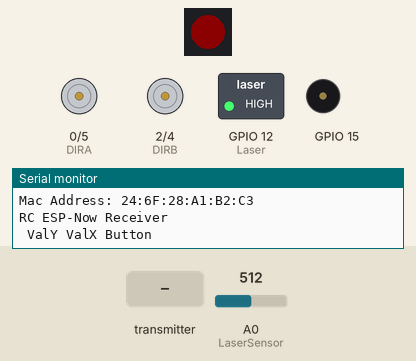
This sketch was run on a simulated ESP8266 (NodeMCU). On the bench: 1 RGB LEDs in strip order, left to right, direction and speed pins drawn as motors (green arrow = direction pin HIGH = forward, orange = LOW = backward, longer = more drive), switched loads named in the sketch (green lamp = pin HIGH), buzzer (waves = sounding), the last lines printed to the serial monitor. Inputs (shaded band) come from the test bench; at power-on: A0 (LaserSensor) = 512. Dim RGB values are drawn brighter than linear; colours are those a GRB WS2812 strip shows for the declared byte order.

Above: at 1.6 s.
1.7 s: A0 (LaserSensor) set to 1007
3.2 s: A0 (LaserSensor) set to 1021
At 4.03 s:
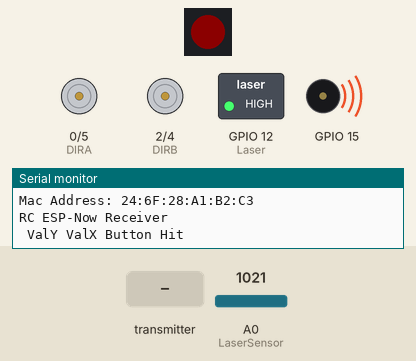
6.2 s: the transmitter starts sending valX = 0
At 9.7 s:
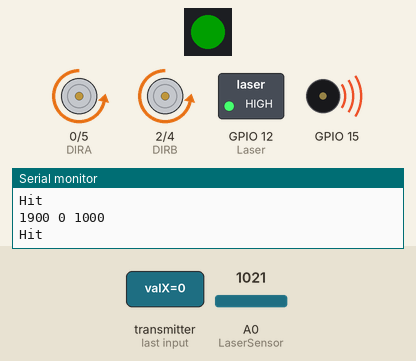
Timing chart, 0 to 29.3 s (numbered marks = the images above; inputs shaded):
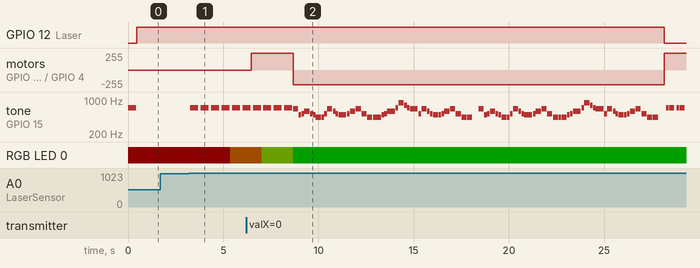

The sketch:

NodeMCUMotorShield_RCCar_Receiver_Laser_BiDir_Photosensor.ino
```cpp
// Visual Micro is in vMicro>General>Tutorial Mode
//
/*
    Name:       NodeMCUMotorShieldTest.ino
    Created:	9/26/2021 9:04:11 PM
    Author:     PAVGAMING\willi

    Board:  NodeMCU 1.0
    Shield:  NodeMCU Motor Shield HW588A

    Wire Motor A to left motor
    Wire Motor B to right motor

    Shield I/O pins are
    Row closest to CPU = Digital
    Middle Row = 3.3V
    Outside Row = GND
*/

#include <Arduino.h>
#include <ESP8266WiFi.h>
#include <espnow.h>
#include <Wire.h>
#include <FastLED.h>

// Define User Types below here or use a .h file
//
#define DIRA 0  //D3
#define PWMA 5  //D1
#define DIRB 2  //D4
#define PWMB 4  //D2
#define CW 1
#define CCW 0

#define maxSpeed 255  // Max motor speed
#define deadBand 100  // Safe range to ignore round midpoint of joystick readings...
#define FORWARD 1
#define BACKWARD 2
#define DEBUG
//#define LEDPIN BUILTIN_LED

#define NEOPIN 14  //D5
#define N_LEDS 1
// Define the array of leds
CRGB leds[N_LEDS];

//  Global Variables
//
int LaserSensor = A0;
int SensorReading = 0;
int Laser = 12;  //D6
int HitCount = 0;

int dirMotorL = FORWARD;
int dirMotorR = FORWARD;
int motorSpeedL = 0;
int motorSpeedR = 0;
int speedDiff = 0;
const int valX_center = 1930;  // from testing the joystick center value
const int valY_center = 1900;
int full_range = 4095;  // full Joystick range from ESP32

//Set up MAC to send data to
// Concept B Contoller 08:3A:F2:69:CD:04 <- get from the Remote Control ESP32 Dev board
uint8_t mac_peer1[] = { 0x08, 0x3A, 0xF2, 0x69, 0xCD, 0x04 };

// Must match with the reciever on the remote control unit
struct SEND_DATA_STRUCTURE {
  int score;
};

SEND_DATA_STRUCTURE send;

void onDataSent(uint8_t* mac_addr, uint8_t sendStatus) {
  //Serial.print("\r\nLast Packet Send Status:\t");
  //Serial.println(sendStatus == 0 ? "Delivery Success" : "Delivery Fail");
}

// Set up data receiver

struct RECEIVE_DATA_STRUCTURE {
  int valX;
  int valY;
  int button;
};

RECEIVE_DATA_STRUCTURE received;
bool newMessage = false;

void onDataRecv(uint8_t* mac, uint8_t* incomingData, uint8_t len) {
  //Serial.println("Message received.");
  newMessage = true;
  // Transform the incoming data into our message structure
  memcpy(&received, incomingData, sizeof(received));
}

// Define Functions below here or use other .ino or cpp files
//
void playmelody();
void playmelody2();

// The setup() function runs once each time the micro-controller starts
void setup() {
  Serial.begin(115200);

  // Initialize Neopixel led
  //FastLED.addLeds<NEOPIXEL, NEOPIN>(leds, N_LEDS);  // GRB ordering is assumed
  FastLED.addLeds<WS2812, NEOPIN, RGB>(leds, N_LEDS);
  //FastLED.addLeds<WS2812, NEOPIN, BGR>(leds, N_LEDS);
  //FastLED.addLeds<WS2812, NEOPIN, GRB>(leds, N_LEDS);  // GRB ordering is typical
  //FastLED.addLeds<WS2812, NEOPIN, GBR>(leds, N_LEDS);  // GRB ordering is typical
  FastLED.setBrightness(32);
  leds[0] = CRGB::Black;
  FastLED.show();
  leds[0] = CRGB::DarkGreen;
  FastLED.show();

  // Laser ams Reciever
  pinMode(Laser, OUTPUT);
  pinMode(LaserSensor, INPUT);

  // Setup ESPNOW
  WiFi.disconnect();
  ESP.eraseConfig();

  // Wifi STA Mode
  WiFi.mode(WIFI_STA);

  // Get Mac Add  uncomment for debug
  Serial.print("\n");
  Serial.print("Mac Address: ");
  Serial.print(WiFi.macAddress());
  Serial.println("\nRC ESP-Now Receiver");

  // Initializing the ESP-NOW
  if (esp_now_init() != 0) {
    Serial.println("Problem during ESP-NOW init");
    return;
  }

  // Intialize ESPNow message
  received.valX = valX_center;
  received.valY = valY_center;
  received.button = true;

  // Set ESPNow Role
  //esp_now_set_self_role(ESP_NOW_ROLE_SLAVE);
  //
  // Register the receiver and sender callback functions
  esp_now_set_self_role(ESP_NOW_ROLE_CONTROLLER);
  esp_now_register_recv_cb(onDataRecv);
  esp_now_register_send_cb(onDataSent);

  // Register peer
  esp_now_add_peer(mac_peer1, ESP_NOW_ROLE_SLAVE, 1, NULL, 0);

  // Setup Motor Shield Pins
  pinMode(DIRA, OUTPUT);
  pinMode(PWMA, OUTPUT);
  pinMode(DIRB, OUTPUT);
  pinMode(PWMB, OUTPUT);

  playmelody();

  send.score = 0;
  esp_now_send(mac_peer1, (uint8_t*)&send, sizeof(send));

  // turn on built in LED
  //  pinMode(LEDPIN, OUTPUT);
  //  digitalWrite(LEDPIN, LOW);

  // plotter logo
  Serial.print(" ValY ValX Button ");

  // laser on
  digitalWrite(Laser, HIGH);
}

// Add the main program code into the continuous loop() function
void loop() {

  SensorReading = analogRead(LaserSensor);
  //Serial.println("Analog value : ");
  //Serial.println(SensorReading);
  if (SensorReading > 1020) {
    playmelody();
    Serial.println("Hit");
    HitCount++;
    send.score = HitCount;
    esp_now_send(mac_peer1, (uint8_t*)&send, sizeof(send));
    //    if (HitCount <= 3) {
    //      leds[0] = CRGB::DarkSeaGreen;
    //      FastLED.show();
    //    }
    if (HitCount == 4) {
      leds[0] = CRGB::LawnGreen;
      FastLED.show();
    }
    if (HitCount == 7) {
      leds[0] = CRGB::Orange;
      FastLED.show();
    }
    if (HitCount == 10) {
      leds[0] = CRGB::Red;
      FastLED.show();
      //spin motor
      digitalWrite(DIRA, CCW);  //Left Motor CCW for Forward
      analogWrite(PWMA, 220);
      digitalWrite(DIRB, CCW);  //Right Motor CCW for Backward
      analogWrite(PWMB, 220);
      playmelody2();
      //motor off
      analogWrite(PWMA, 0);
      analogWrite(PWMB, 0);
      // laser off
      digitalWrite(Laser, LOW);
    }
  } else {
    // nothing
  }

  // uncomment define DEBUG to run
#ifdef DEBUG
  if (newMessage == true) {
    Serial.print(received.valY);
    Serial.print(" ");
    Serial.print(received.valX);
    Serial.print(" ");
    Serial.print(received.button * 1000);
    Serial.print("\n");
    newMessage = false;
  }
#endif  // DEBUG
  // map joystick Y-axis to motor speed (deadband may not be needed since accounted for in sender)
  motorSpeedL = motorSpeedR = 0;
  if (received.valY < (valY_center - deadBand)) {
    motorSpeedL = map(received.valY, 0, valY_center, -maxSpeed, 0);
    motorSpeedR = motorSpeedL;
    Serial.println(motorSpeedL);
  } else if (received.valY > (valY_center + deadBand)) {
    motorSpeedL = map(received.valY, valY_center, full_range, 0, maxSpeed);
    motorSpeedR = motorSpeedL;
  }

  // determine speed difference in motors from joystick X-axis value
  speedDiff = 0;
  if (received.valX < valX_center - deadBand) {
    speedDiff = map(received.valX, 0, valX_center, -maxSpeed / 1, 0);
  } else if (received.valX > valX_center + deadBand) {
    speedDiff = map(received.valX, valX_center, full_range, 0, maxSpeed / 1);
  }

  // set Motor Speeds
  motorSpeedL += speedDiff;
  motorSpeedR -= speedDiff;

  dirMotorL = motorSpeedL < 0 ? BACKWARD : FORWARD;  //LEFT MOTOR_CH_A CCW IS FORWARD
  dirMotorR = motorSpeedR < 0 ? BACKWARD : FORWARD;  //RIGHT MOTOR_CH_B CW IS FORWARD

  // limit Motor Speeds to max value allowed
  motorSpeedL = abs(motorSpeedL);
  motorSpeedR = abs(motorSpeedR);
  if (motorSpeedL > maxSpeed) motorSpeedL = maxSpeed;
  if (motorSpeedR > maxSpeed) motorSpeedR = maxSpeed;

  // set Left motor speed & direction
  //dirMotorL == FORWARD ? M1.setmotor(_CCW, motorSpeedL) : M1.setmotor(_CW, motorSpeedL);
  if (dirMotorL == FORWARD) {
    digitalWrite(DIRA, CCW);  //Left Motor CCW for Forward
    analogWrite(PWMA, motorSpeedL);
  } else {
    digitalWrite(DIRA, CW);  //Left Motor CW for Reverse
    analogWrite(PWMA, motorSpeedL);
  }

  // set Right motor speed & direction
  //dirMotorR == FORWARD ? M2.setmotor(_CW, motorSpeedR) : M2.setmotor(_CCW, motorSpeedR);
  if (dirMotorR == FORWARD) {
    digitalWrite(DIRB, CW);  //Left Motor CW for Forward
    analogWrite(PWMB, motorSpeedR);
  } else {
    digitalWrite(DIRB, CCW);  //Left Motor CCW for Reverse
    analogWrite(PWMB, motorSpeedR);
  }

  // beep on button push
  if (received.button == false) {
    playmelody();
    Serial.println("beep beep");
    received.button = true;
  }


  delay(100);  //update @ 10Hz
}


/**
   # Colors
  CRGB::AliceBlue KEYWORD2
  CRGB::Amethyst  KEYWORD2
  CRGB::AntiqueWhite  KEYWORD2
  CRGB::Aqua  KEYWORD2
  CRGB::Aquamarine  KEYWORD2
  CRGB::Azure KEYWORD2
  CRGB::Beige KEYWORD2
  CRGB::Bisque  KEYWORD2
  CRGB::Black KEYWORD2
  CRGB::BlanchedAlmond  KEYWORD2
  CRGB::Blue  KEYWORD2
  CRGB::BlueViolet  KEYWORD2
  CRGB::Brown KEYWORD2
  CRGB::BurlyWood KEYWORD2
  CRGB::CadetBlue KEYWORD2
  CRGB::Chartreuse  KEYWORD2
  CRGB::Chocolate KEYWORD2
  CRGB::Coral KEYWORD2
  CRGB::CornflowerBlue  KEYWORD2
  CRGB::Cornsilk  KEYWORD2
  CRGB::Crimson KEYWORD2
  CRGB::Cyan  KEYWORD2
  CRGB::DarkBlue  KEYWORD2
  CRGB::DarkCyan  KEYWORD2
  CRGB::DarkGoldenrod KEYWORD2
  CRGB::DarkGray  KEYWORD2
  CRGB::DarkGreen KEYWORD2
  CRGB::DarkKhaki KEYWORD2
  CRGB::DarkMagenta KEYWORD2
  CRGB::DarkOliveGreen  KEYWORD2
  CRGB::DarkOrange  KEYWORD2
  CRGB::DarkOrchid  KEYWORD2
  CRGB::DarkRed KEYWORD2
  CRGB::DarkSalmon  KEYWORD2
  CRGB::DarkSeaGreen  KEYWORD2
  CRGB::DarkSlateBlue KEYWORD2
  CRGB::DarkSlateGray KEYWORD2
  CRGB::DarkTurquoise KEYWORD2
  CRGB::DarkViolet  KEYWORD2
  CRGB::DeepPink  KEYWORD2
  CRGB::DeepSkyBlue KEYWORD2
  CRGB::DimGray KEYWORD2
  CRGB::DodgerBlue  KEYWORD2
  CRGB::FireBrick KEYWORD2
  CRGB::FloralWhite KEYWORD2
  CRGB::ForestGreen KEYWORD2
  CRGB::Fuchsia KEYWORD2
  CRGB::Gainsboro KEYWORD2
  CRGB::GhostWhite  KEYWORD2
  CRGB::Gold  KEYWORD2
  CRGB::Goldenrod KEYWORD2
  CRGB::Gray  KEYWORD2
  CRGB::Green KEYWORD2
  CRGB::GreenYellow KEYWORD2
  CRGB::Honeydew  KEYWORD2
  CRGB::HotPink KEYWORD2
  CRGB::IndianRed KEYWORD2
  CRGB::Indigo  KEYWORD2
  CRGB::Ivory KEYWORD2
  CRGB::Khaki KEYWORD2
  CRGB::Lavender  KEYWORD2
  CRGB::LavenderBlush KEYWORD2
  CRGB::LawnGreen KEYWORD2
  CRGB::LemonChiffon  KEYWORD2
  CRGB::LightBlue KEYWORD2
  CRGB::LightCoral  KEYWORD2
  CRGB::LightCyan KEYWORD2
  CRGB::LightGoldenrodYellow  KEYWORD2
  CRGB::LightGreen  KEYWORD2
  CRGB::LightGrey KEYWORD2
  CRGB::LightPink KEYWORD2
  CRGB::LightSalmon KEYWORD2
  CRGB::LightSeaGreen KEYWORD2
  CRGB::LightSkyBlue  KEYWORD2
  CRGB::LightSlateGray  KEYWORD2
  CRGB::LightSteelBlue  KEYWORD2
  CRGB::LightYellow KEYWORD2
  CRGB::Lime  KEYWORD2
  CRGB::LimeGreen KEYWORD2
  CRGB::Linen KEYWORD2
  CRGB::Magenta KEYWORD2
  CRGB::Maroon  KEYWORD2
  CRGB::MediumAquamarine  KEYWORD2
  CRGB::MediumBlue  KEYWORD2
  CRGB::MediumOrchid  KEYWORD2
  CRGB::MediumPurple  KEYWORD2
  CRGB::MediumSeaGreen  KEYWORD2
  CRGB::MediumSlateBlue KEYWORD2
  CRGB::MediumSpringGreen KEYWORD2
  CRGB::MediumTurquoise KEYWORD2
  CRGB::MediumVioletRed KEYWORD2
  CRGB::MidnightBlue  KEYWORD2
  CRGB::MintCream KEYWORD2
  CRGB::MistyRose KEYWORD2
  CRGB::Moccasin  KEYWORD2
  CRGB::NavajoWhite KEYWORD2
  CRGB::Navy  KEYWORD2
  CRGB::OldLace KEYWORD2
  CRGB::Olive KEYWORD2
  CRGB::OliveDrab KEYWORD2
  CRGB::Orange  KEYWORD2
  CRGB::OrangeRed KEYWORD2
  CRGB::Orchid  KEYWORD2
  CRGB::PaleGoldenrod KEYWORD2
  CRGB::PaleGreen KEYWORD2
  CRGB::PaleTurquoise KEYWORD2
  CRGB::PaleVioletRed KEYWORD2
  CRGB::PapayaWhip  KEYWORD2
  CRGB::PeachPuff KEYWORD2
  CRGB::Peru  KEYWORD2
  CRGB::Pink  KEYWORD2
  CRGB::Plaid KEYWORD2
  CRGB::Plum  KEYWORD2
  CRGB::PowderBlue  KEYWORD2
  CRGB::Purple  KEYWORD2
  CRGB::Red KEYWORD2
  CRGB::RosyBrown KEYWORD2
  CRGB::RoyalBlue KEYWORD2
  CRGB::SaddleBrown KEYWORD2
  CRGB::Salmon  KEYWORD2
  CRGB::SandyBrown  KEYWORD2
  CRGB::SeaGreen  KEYWORD2
  CRGB::Seashell  KEYWORD2
  CRGB::Sienna  KEYWORD2
  CRGB::Silver  KEYWORD2
  CRGB::SkyBlue KEYWORD2
  CRGB::SlateBlue KEYWORD2
  CRGB::SlateGray KEYWORD2
  CRGB::Snow  KEYWORD2
  CRGB::SpringGreen KEYWORD2
  CRGB::SteelBlue KEYWORD2
  CRGB::Tan KEYWORD2
  CRGB::Teal  KEYWORD2
  CRGB::Thistle KEYWORD2
  CRGB::Tomato  KEYWORD2
  CRGB::Turquoise KEYWORD2
  CRGB::Violet  KEYWORD2
  CRGB::Wheat KEYWORD2
  CRGB::White KEYWORD2
  CRGB::WhiteSmoke  KEYWORD2
  CRGB::Yellow  KEYWORD2
  CRGB::YellowGreen KEYWORD2
  **/
```

Source omitted: notes.ino (7140 bytes)

Measured:
- the behaviour switches between 1020 and 1021 on A0 (LaserSensor) (found by bisection; images 0 and 1)
- after the input at 1.7 s, every drawn part: stays the same
- after the input at 3.2 s, tone on GPIO 15: silent → 698 Hz after 0.06 s, then repeats every 0.55 s: silent 0.02 s, 698 Hz 0.27 s, silent 0.13 s, 698 Hz 0.14 s; RGB LED 0: RGB(12, 0, 0) → RGB(32, 15, 0) after 2.2 s
